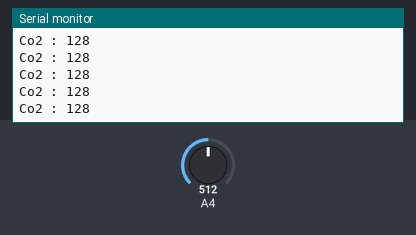
This sketch was run on a simulated Arduino Uno, built with avr-gcc and run on an emulated ATmega328P. Shown: the last lines printed to the serial monitor. The inputs (shaded band) are chosen by the test bench; at power-on: A4 = 512.

Above: at 1.2 s.
1.3 s: A4 set to 716
At 1.31 s:
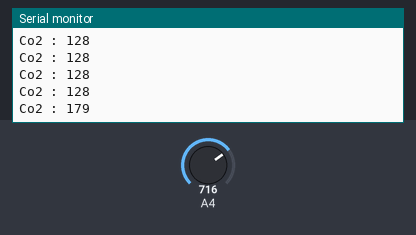
2.8 s: A4 set to 900
At 2.81 s:
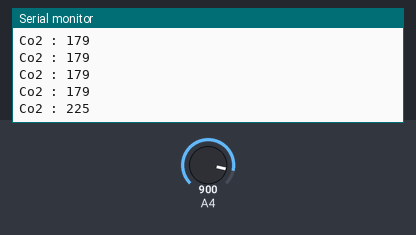
Timing chart, 0 to 5.8 s (numbered marks = the images above; inputs shaded):
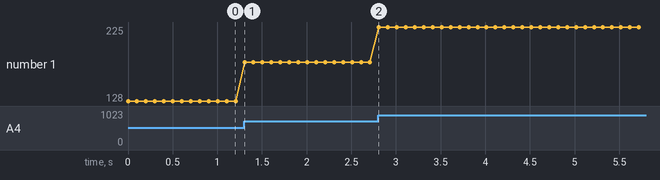

Measured:
- after the input at 1.3 s, the serial monitor: prints a new line at once (image 1)
- after the input at 2.8 s, the serial monitor: prints a new line at once (image 2)
- plotted number 1: 128 → 179 after the input at 1.3 s, 179 → 225 after the input at 2.8 s

The sketch:

MQ7.ino
```cpp
void setup(){
  Serial.begin(9600);
}

void loop(){
    int val;
    val=analogRead(4);
    Serial.print("Co2 : ");
    Serial.println(val>>2);
    delay(100);
}
```
